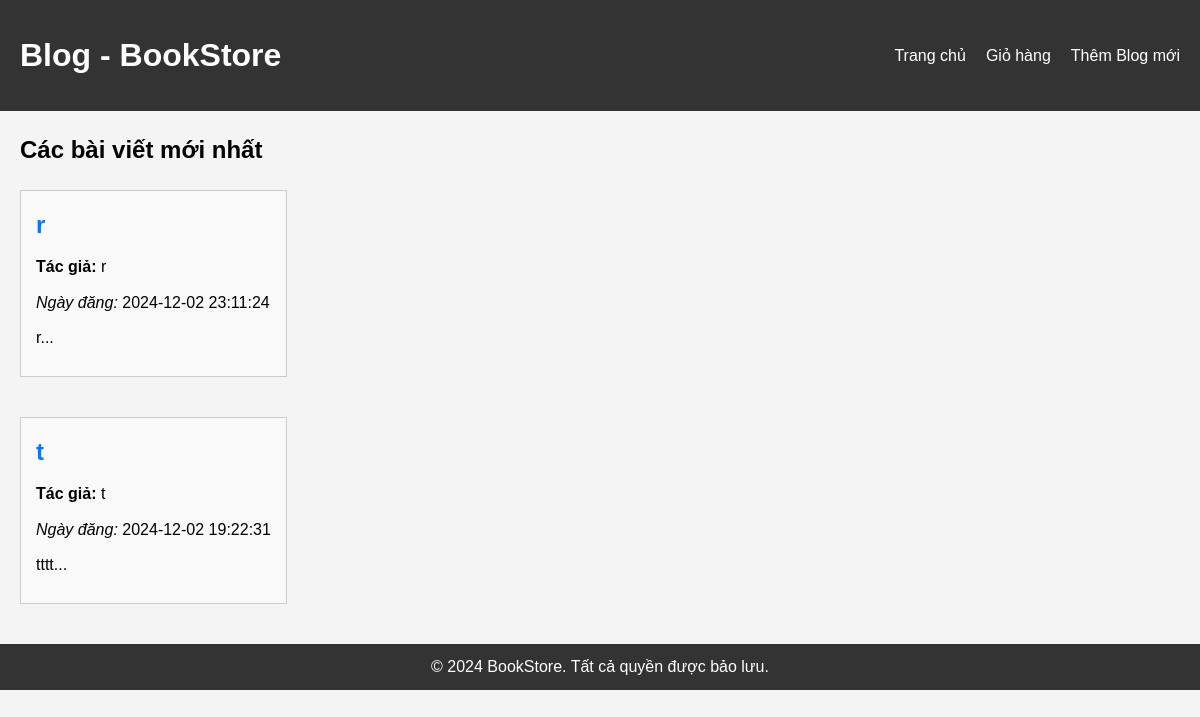
/nguoidug/blog.php, run on the app's committed database.
### tables this page shows
CREATE TABLE `blogposts` (
  `PostID` int(11) NOT NULL,
  `Title` varchar(255) NOT NULL,
  `Content` text NOT NULL,
  `Author` varchar(255) NOT NULL,
  `CreatedAt` timestamp NOT NULL DEFAULT current_timestamp(),
  `UpdatedAt` timestamp NOT NULL DEFAULT current_timestamp() ON UPDATE current_timestamp()
);

### nguoidug/blog.php (the view, shortened to what this page needs)
<?php
$conn = new mysqli("localhost", "root", "", "BookStore");
$sql = "SELECT * FROM BlogPosts ORDER BY CreatedAt DESC";
$result = $conn->query($sql);
?>
<!DOCTYPE html>
<html lang="vi">
<head>
  <link rel="stylesheet" href="style.css">
</head>
<body>
  <header>
    <div class="container">
      <h1>Blog - BookStore</h1>
      <nav>
        <ul>
          <li><a href="index.php">Trang chủ</a></li>
          <li><a href="cart.php">Giỏ hàng</a></li>
          <li><a href="add_blog_post.php">Thêm Blog mới</a></li>
        </ul>
      </nav>
    </div>
  </header>
  <main class="container">
    <section class="blog-list">
      <h2>Các bài viết mới nhất</h2>
      <?php
      if ($result->num_rows > 0) {
          while ($post = $result->fetch_assoc()) {
              echo "
              <div class='blog-item'>
                  <h3><a href='blog_detail.php?post_id=" . $post['PostID'] . "'>" . $post['Title'] . "</a></h3>
                  <p><strong>Tác giả:</strong> " . $post['Author'] . "</p>
                  <p><em>Ngày đăng:</em> " . $post['CreatedAt'] . "</p>
                  <p>" . substr($post['Content'], 0, 200) . "...</p>
              </div>";
          }
      } else {
          echo "<p>Chưa có bài viết nào.</p>";
      }
      ?>
    </section>
  </main>
  <footer>
    <p>&copy; 2024 BookStore. Tất cả quyền được bảo lưu.</p>
  </footer>
</body>
</html>

### nguoidug/style.css (style rules this page uses)
* { margin: 0; padding: 0; box-sizing: border-box; }
body { font-family: Arial, sans-serif; line-height: 1.6; background-color: #f4f4f4; }
header { background: #333; color: #fff; padding: 10px 0; }
header .container { display: flex; justify-content: space-between; align-items: center; }
header nav ul { list-style: none; display: flex; gap: 20px; }
header nav ul li a { color: #fff; text-decoration: none; }
.container { display: flex; padding: 20px; }
footer { background: #333; color: #fff; text-align: center; padding: 10px 0; }
.blog-list { display: flex; flex-direction: column; gap: 20px; }
.blog-item { border: 1px solid #ccc; padding: 15px; margin-bottom: 20px; background-color: #f9f9f9; }
.blog-item h3 { font-size: 1.5rem; margin-bottom: 10px; }
.blog-item p { font-size: 1rem; margin-bottom: 10px; }
.blog-item a { color: #007bff; text-decoration: none; }

### data on the page
blogposts: Title "r", Author "r", CreatedAt "2024-12-02 23:11:24", Content "r"
blogposts: Title "t", Author "t", CreatedAt "2024-12-02 19:22:31", Content "tttt"
